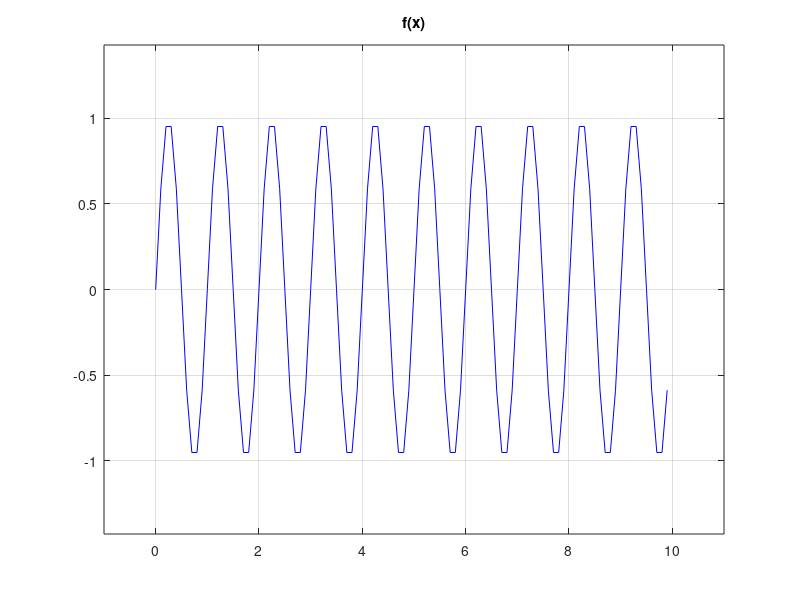
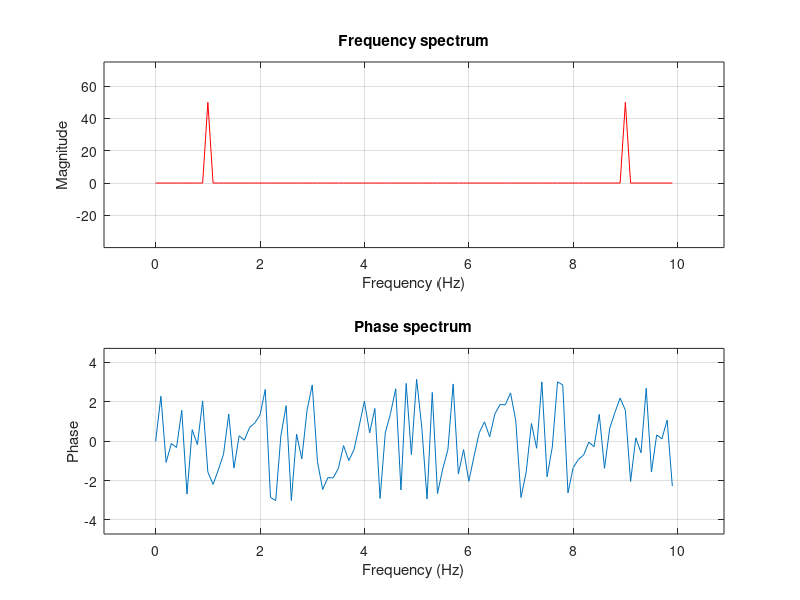

Source code (MATLAB) for these figures, in order:
clear, clc, clf

fs = 10; % Hz
Ts = 1 / fs;
a = 0;
b = 10;

x = 0 : Ts : b - Ts;
y1 = sin(2 * pi * x);
y2 = sin(2 * pi * x + pi / 4);
y3 = cos(2 * pi * x);

% choose function (y1, y2, y3)
y = y1;

figure(1);
plot(x, y, 'b');
m = max(y);
axis([a - 1, b + 1, -m(1) * 1.5, m(1) * 1.5]);
grid on;
title("f(x)");

% fft and spectres
ft = fft(y);
xft = (0 : length(ft) - 1) * fs / length(ft);

amp = abs(ft);

figure(2);
subplot(2, 1, 1);
plot(xft, amp, 'r');
m = max(amp);
axis([-xft(length(xft)) * 0.1, xft(length(xft)) * 1.1, -m(1) * 0.8, m(1) * 1.5]);
grid on;
title("Frequency spectrum");
xlabel('Frequency (Hz)');
ylabel('Magnitude');

phase = angle(ft);

subplot(2, 1, 2);
plot(xft, phase);
m = max(phase);
axis([-xft(length(xft)) * 0.1, xft(length(xft)) * 1.1, -m(1) * 1.5, m(1) * 1.5]);
grid on;
title("Phase spectrum");
xlabel('Frequency (Hz)');
ylabel('Phase');
